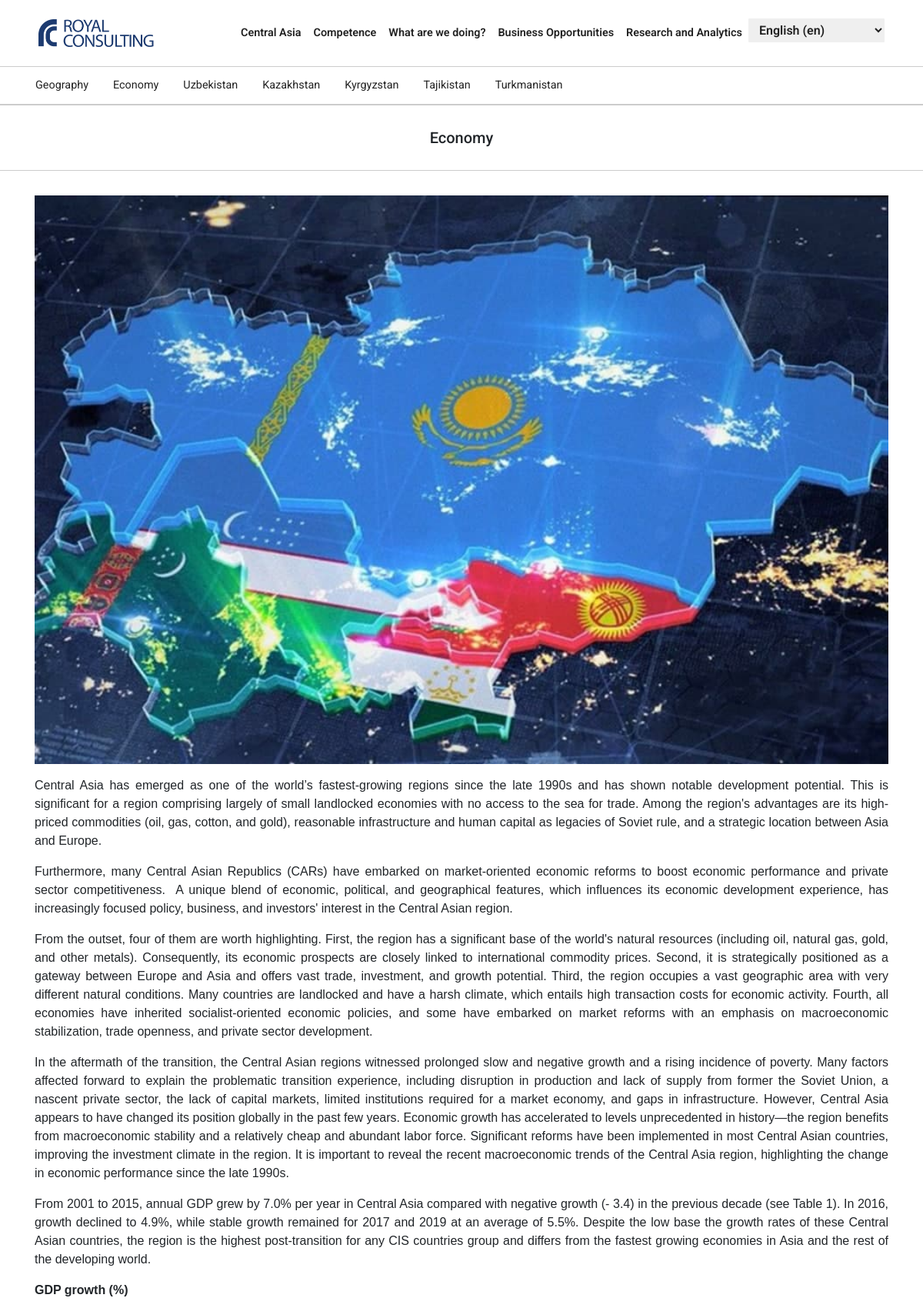
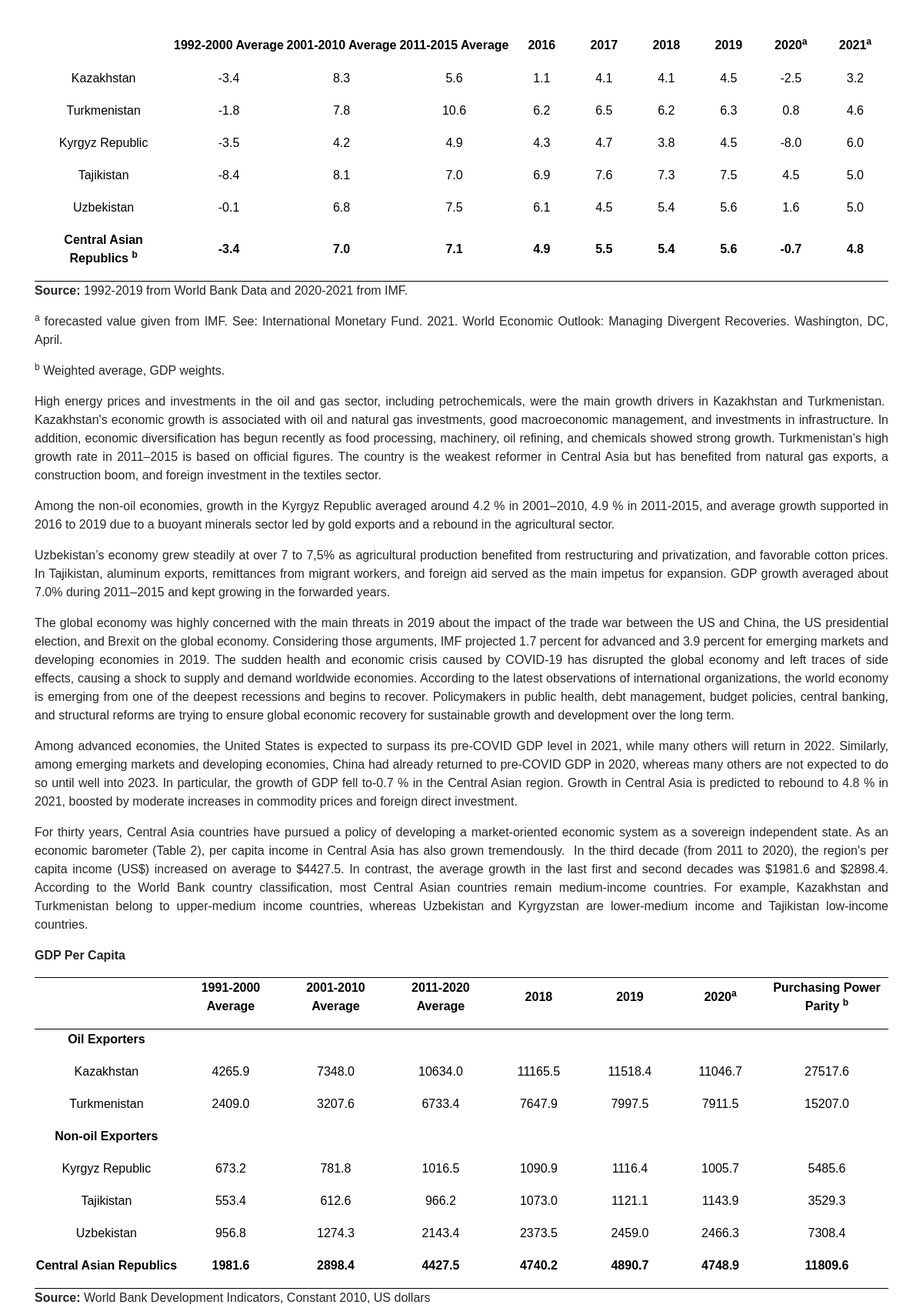
Screenshot of /central-asia/6986-5741/ (upper part) with the database file from the repository (2 pictures, top to bottom).
### asia/models.py (models this page shows, shortened)
class CentralAsiaPagesModel(models.Model):
    title = models.CharField(max_length=500, null=True, blank=True)
    body = RichTextField(null=True, blank=True)
    image = models.ImageField(upload_to=upload_location, null=True, blank=True)
    date_published = models.DateTimeField(auto_now_add=True, verbose_name="date published")
    slug = models.SlugField(blank=True, unique=True)
    class Meta:
        ordering = ['date_published']
        verbose_name = 'Central Asia'
        verbose_name_plural = 'Central Asia'
    @property
    def imageURL(self):
        try:
            url = self.image.url
        except:
            url = ''
        return url

### asia/views.py (the view)
# urls.py: path('<slug>/', details_page_view, name="central-asia-detail"),
def details_page_view(request, slug):
    context = {}
    pages = CentralAsiaPagesModel.objects.all()
    posts = get_object_or_404(CentralAsiaPagesModel, slug=slug)
    context['posts'] = posts
    context['pages'] = pages
    return render(request, 'central-asia.html', context)

### asia/templates/central-asia.html (shortened to what this page needs)
{% extends 'base.html' %}
{% load static %}
{% load i18n %}
{% block content %}
    <div class="container-fluid">
        <div class="row submenu">
            <div class="container">
                <div class="row">
                    <ul class="nav">
                        {% for page in pages %}
                            <li class="nav-item">
                                <a class="nav-link" href="{% url 'asia:central-asia-detail' page.slug %}">{{ page.title }}</a>
                            </li>
                        {% endfor %}
                    </ul>
                </div>
            </div>
        </div>
    </div>
    <div class="container-fluid">
        <div class="row">
            <div class="col-lg-12 p-0">
                <h5 class="page-title">{{ posts.title }}</h5>
            </div>
        </div>
    </div>
    <div class="container">
        <div class="row no-gutters mt-4">
            <div class="img w-100">
                <img src="{{posts.imageURL}}" alt="">
            </div>
            <p class="main-text">
                {{ posts.body|safe }}
            </p>
        </div>
    </div>
{% endblock %}

### static/css/style.css (style rules this page uses)
html, body { width: 100%; height: 100%; padding: 0; margin: 0; font-family: "Roboto", sans-serif; scroll-behavior: smooth; }
a { text-decoration: none !important; }
.submenu { background: #fff; border-bottom: 1px solid #ccc; border-top: 1px solid #ccc; }
.submenu .nav-link { color: #222; font-size: 0.9rem; }
.submenu .nav-item { padding: 5px 0; }
p { width:100%!important }
.page-title { text-align: center; padding: 30px; border-top: 1px solid #ccc; border-bottom: 1px solid #ccc; }
.main-text { line-height: 1.5; }
.img img { width: 100%; }

### rows the page displays
CentralAsiaPagesModel: title "Geography"
CentralAsiaPagesModel: title "Economy", imageURL (picture), body "Central Asia has emerged as one of the world’s fastest-growing regions since the late 1990s and has shown notable development potential. This is significant for a region comprising largely of small landlocked economies with no access to the sea for trade. Among the region's advantages are its high-priced commodities (oil, gas, cotton, and gold), reasonable infrastructure and human capital as legacies of Soviet rule, and a strategic location between Asia and Europe. Furthermore, many Central Asian Republics (CARs) have embarked on market-oriented economic reforms to boost economic performance and private sector competitiveness. A unique blend of economic, political, and geographical…"
CentralAsiaPagesModel: title "Uzbekistan"
CentralAsiaPagesModel: title "Kazakhstan"
CentralAsiaPagesModel: title "Kyrgyzstan"
CentralAsiaPagesModel: title "Tajikistan"
CentralAsiaPagesModel: title "Turkmanistan"

### other values shown
form field language "English (en)"
